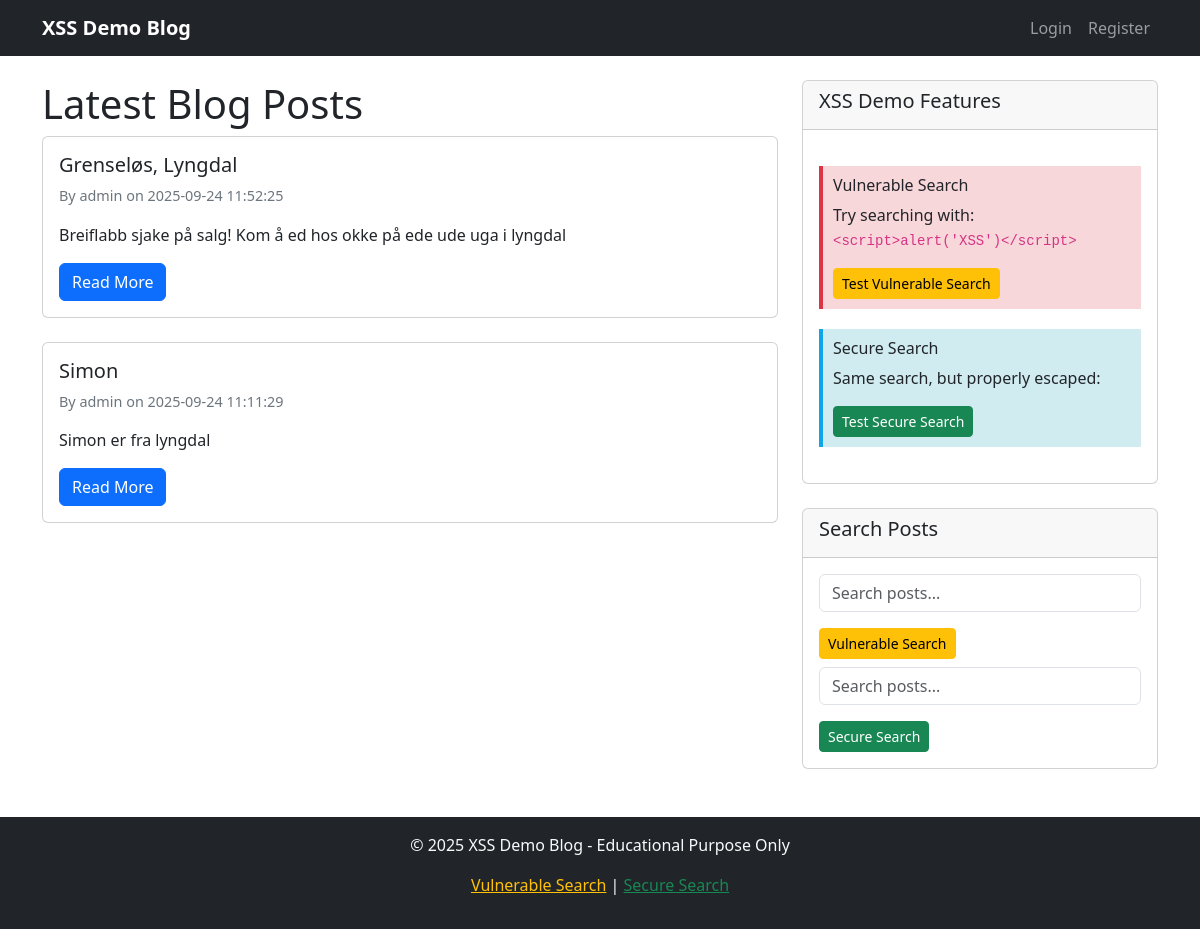
Before: / with the older database file.
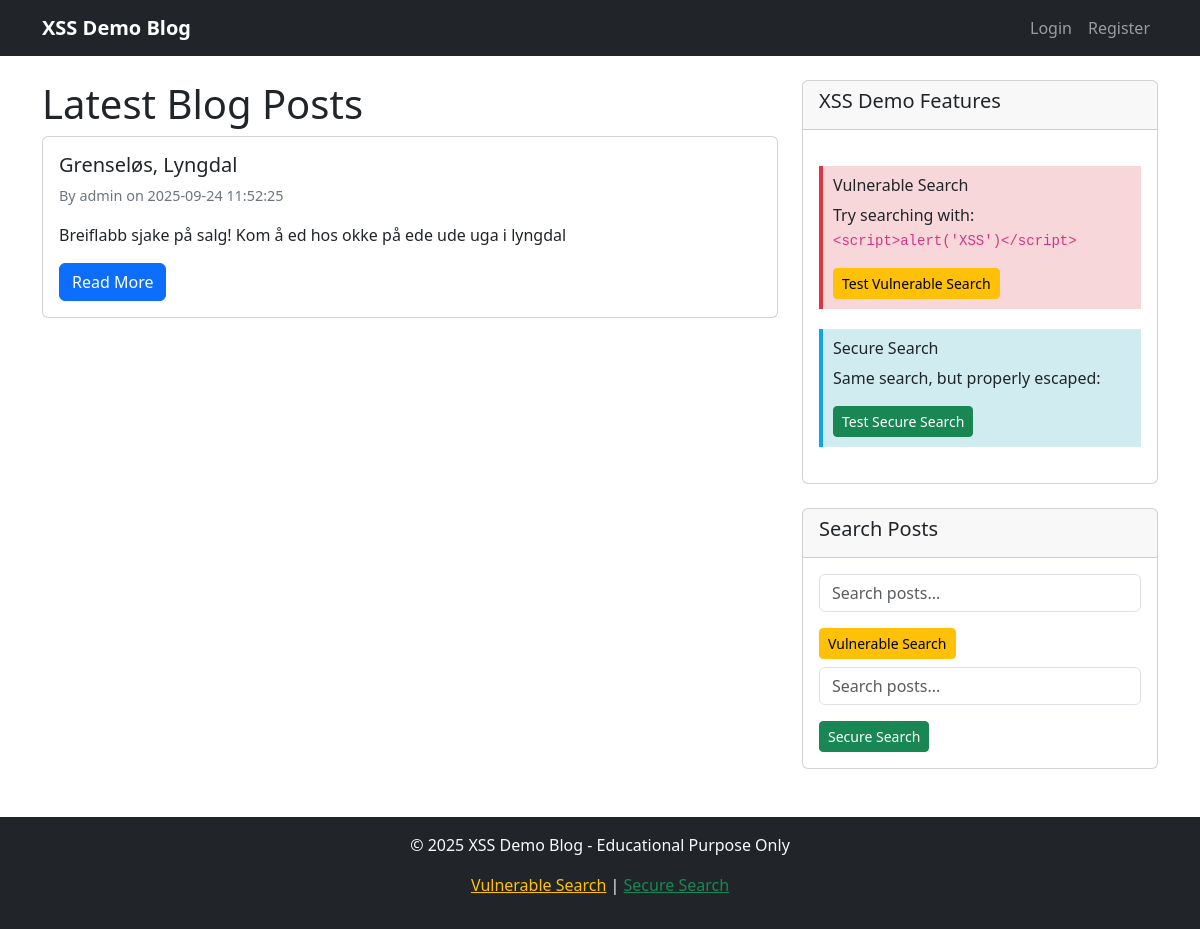
After: the same page with the newer database file.
### tables this page shows
CREATE TABLE posts
                 (id INTEGER PRIMARY KEY AUTOINCREMENT,
                  title TEXT NOT NULL,
                  content TEXT NOT NULL,
                  author_id INTEGER,
                  created_at TIMESTAMP DEFAULT CURRENT_TIMESTAMP,
                  FOREIGN KEY (author_id) REFERENCES users (id));

CREATE TABLE users
                 (id INTEGER PRIMARY KEY AUTOINCREMENT,
                  username TEXT UNIQUE NOT NULL,
                  password_hash TEXT NOT NULL,
                  email TEXT NOT NULL,
                  created_at TIMESTAMP DEFAULT CURRENT_TIMESTAMP);

### app.py (the view)
@app.route('/')
def index():
    conn = get_db_connection()
    posts = conn.execute('''
        SELECT p.*, u.username
        FROM posts p
        JOIN users u ON p.author_id = u.id
        ORDER BY p.created_at DESC
    ''').fetchall()
    conn.close()
    return render_template('index.html', posts=posts)

### app.py (called while the page is built)
def get_db_connection():
    conn = sqlite3.connect('blog.db')
    conn.row_factory = sqlite3.Row
    return conn

### templates/index.html (shortened to what this page needs)
{% extends "base.html" %}
{% block content %}
<div class="row">
    <div class="col-md-8">
        <h1>Latest Blog Posts</h1>
        {% if posts %}
            {% for post in posts %}
                <div class="card mb-4">
                    <div class="card-body">
                        <h5 class="card-title">{{ post.title }}</h5>
                        <p class="post-meta">By {{ post.username }} on {{ post.created_at }}</p>
                        <p class="card-text">{{ post.content[:200] }}{% if post.content|length > 200 %}...{% endif %}</p>
                        <div class="d-flex justify-content-between align-items-center">
                            <a href="{{ url_for('view_post', post_id=post.id) }}" class="btn btn-primary">Read More</a>
                        </div>
                    </div>
                </div>
            {% endfor %}
        {% else %}
            <div class="alert alert-info">
                <h4>Welcome to XSS Demo Blog!</h4>
                <p>No posts available yet. <a href="{{ url_for('register') }}">Register</a> and <a href="{{ url_for('create_post') }}">create your first post</a>!</p>
            </div>
        {% endif %}
    </div>
    <div class="col-md-4">
        <div class="card">
            <div class="card-header">
                <h5>XSS Demo Features</h5>
            </div>
            <div class="card-body">
                <div class="vulnerability-info">
                    <h6> Vulnerable Search</h6>
                    <p>Try searching with: <code>&lt;script&gt;alert('XSS')&lt;/script&gt;</code></p>
                    <a href="/vulnerable_search?q=<script>alert('XSS')</script>" class="btn btn-warning btn-sm">Test Vulnerable Search</a>
                </div>
                <div class="security-info">
                    <h6> Secure Search</h6>
                    <p>Same search, but properly escaped:</p>
                    <a href="/secure_search?q=<script>alert('XSS')</script>" class="btn btn-success btn-sm">Test Secure Search</a>
                </div>
            </div>
        </div>
        <div class="card mt-4">
            <div class="card-header">
                <h5>Search Posts</h5>
            </div>
            <div class="card-body">
                <form action="/vulnerable_search" method="GET">
                    <div class="mb-3">
                        <input type="text" name="q" class="form-control" placeholder="Search posts..." value="{{ request.args.get('q', '') }}">
                    </div>
                    <button type="submit" class="btn btn-warning btn-sm">Vulnerable Search</button>
                </form>
                <form action="/secure_search" method="GET" class="mt-2">
                    <div class="mb-3">
                        <input type="text" name="q" class="form-control" placeholder="Search posts..." value="{{ request.args.get('q', '') }}">
                    </div>
                    <button type="submit" class="btn btn-success btn-sm">Secure Search</button>
                </form>
            </div>
        </div>
    </div>
</div>
{% endblock %}

Changed rows visible on the page:
removed posts: title "Simon", username "admin", created_at "2025-09-24 11:11:29", content "Simon er fra lyngdal"
